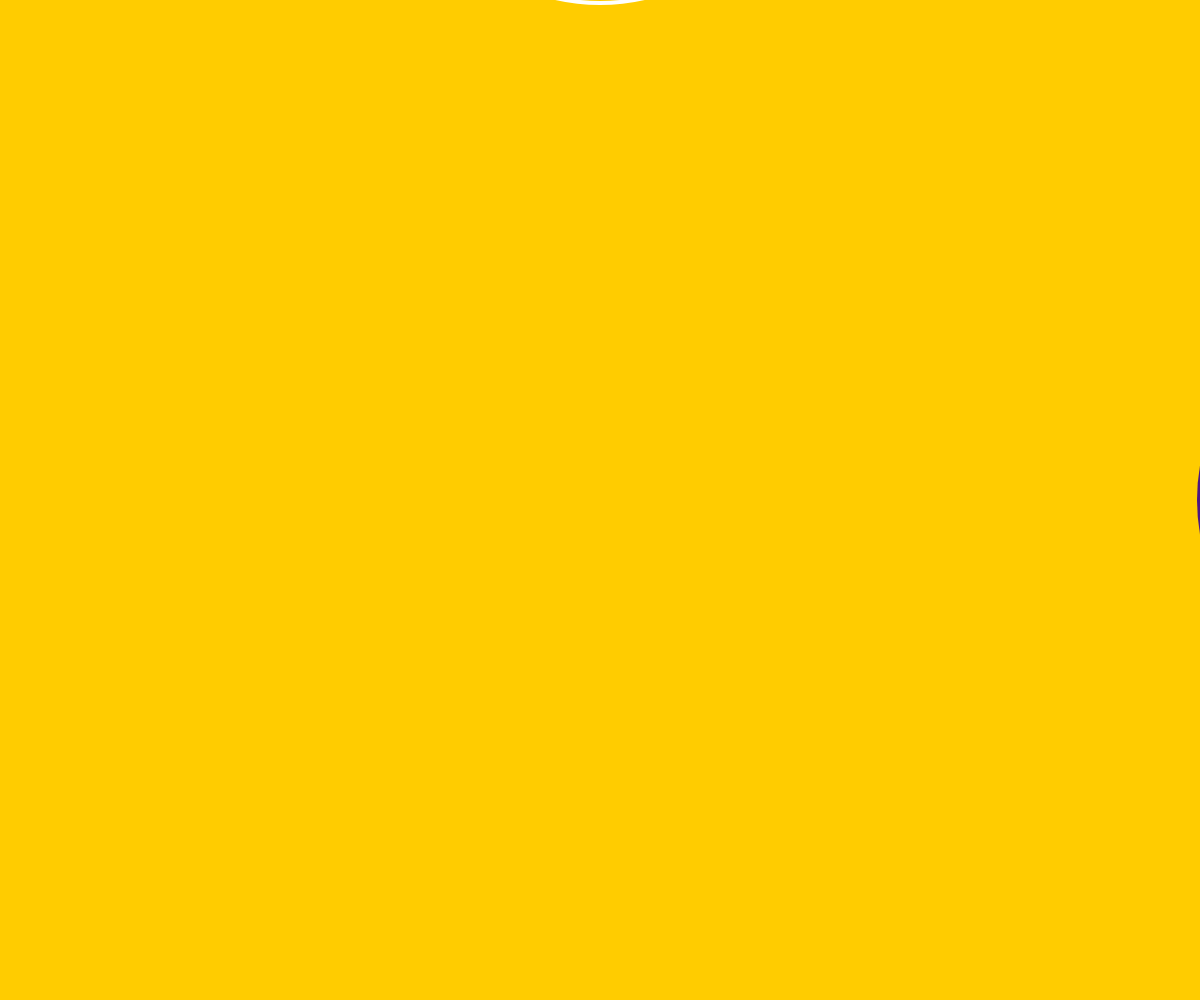
Frame 1 (no input)
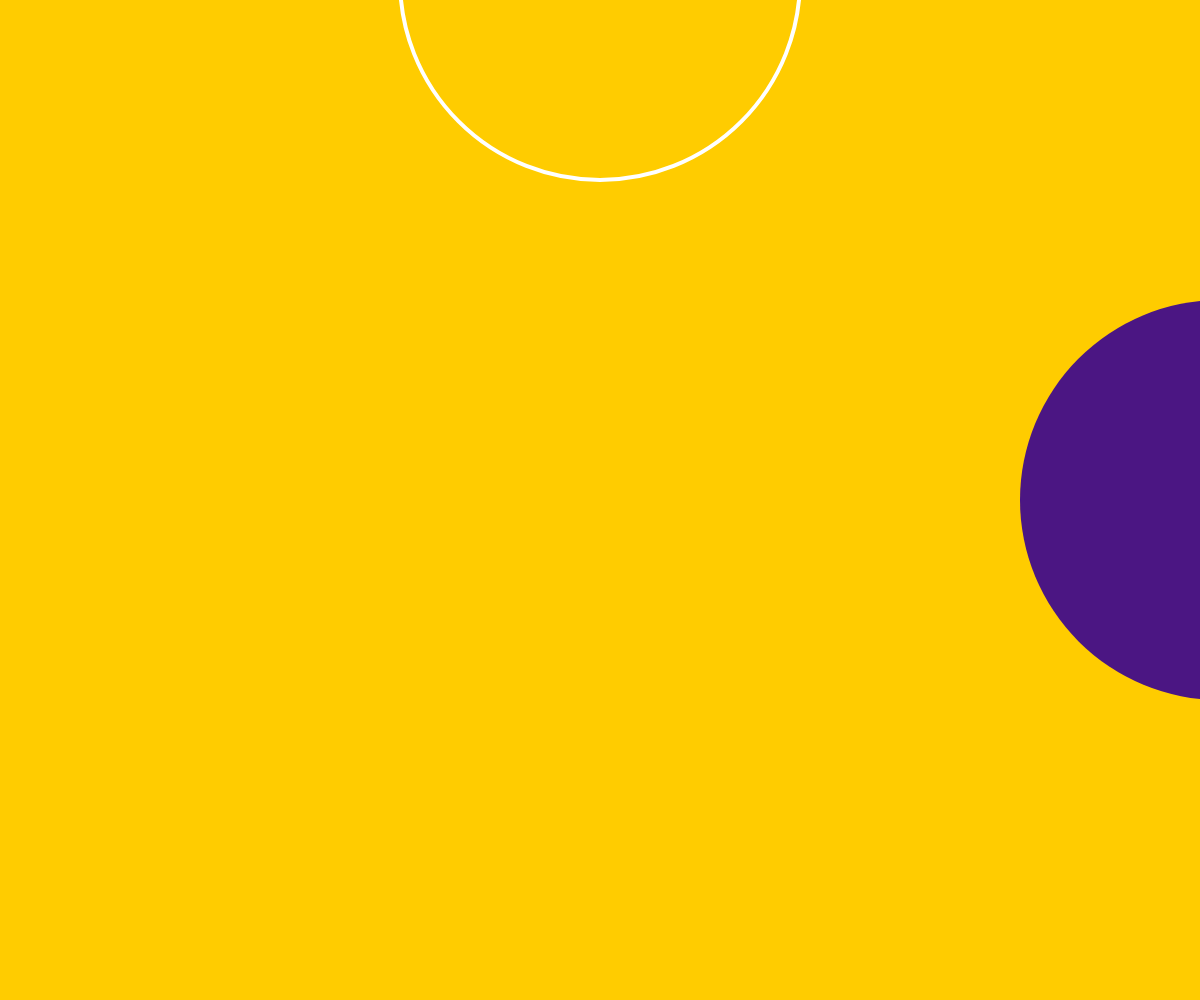
Frame 60 (no input)
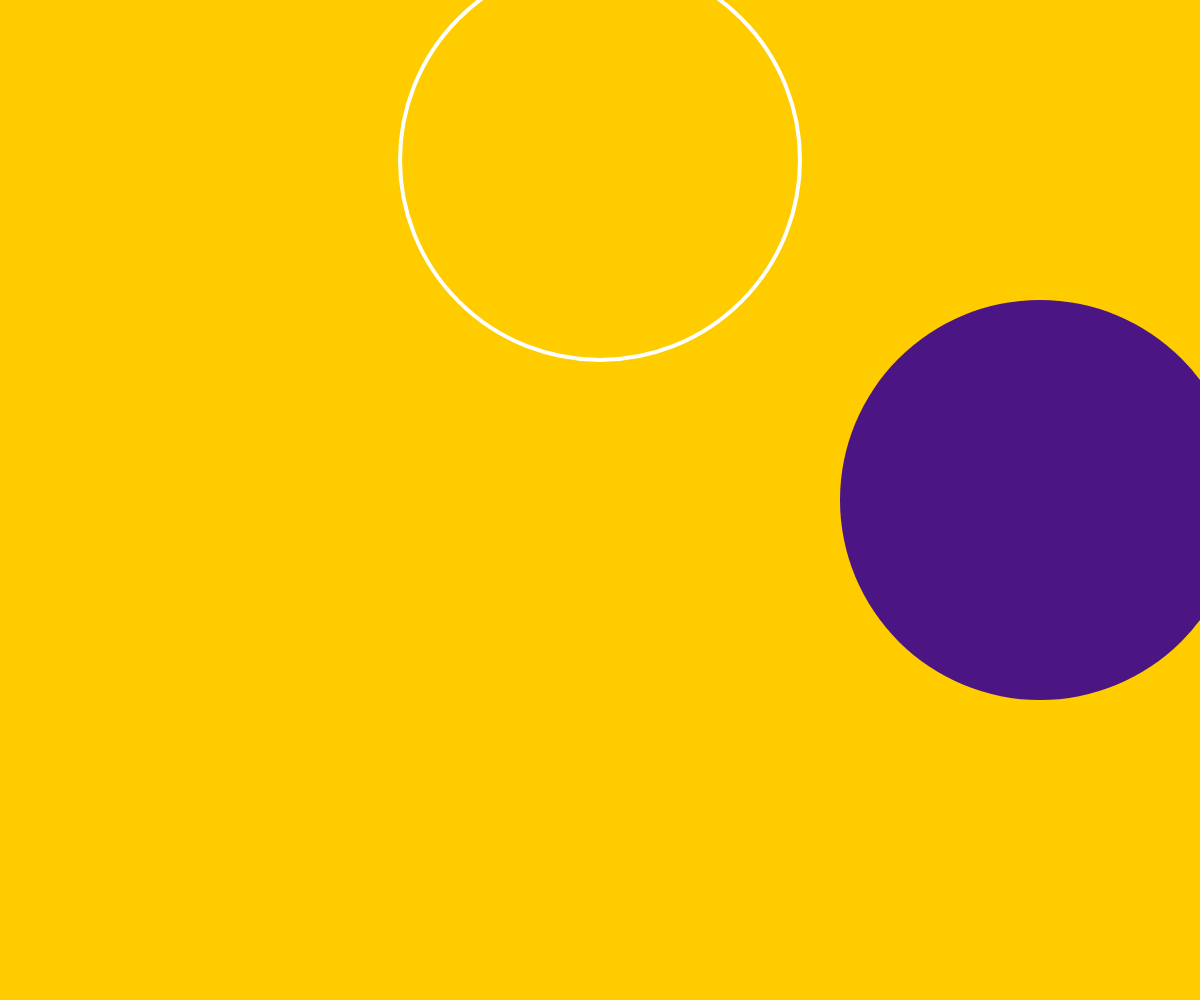
Frame 120 (the mouse pressed at the canvas centre since frame 60)

The p5.js sketch that drew these frames (run headless with seeded random() and noise() and a simulated clock; from frame 60 on, the mouse is pressed at the canvas centre):

// p5.js sketch
// ── sketch.js
////////////////////////////////////////////////////////////
//
//  Lesson 03 - Image Buffer
//
////////////////////////////////////////////////////////////

const size = 400;
const speed = 3;
let position1, position2;
let falling = true;

// This function runs once when the sketch starts up
function setup() {
  createCanvas(windowWidth, windowHeight);
  background(255, 204, 0);
  fill(75, 22, 131);
  rectMode(RADIUS);
  strokeWeight(0);
  position1 = [windowWidth + size / 2, windowHeight / 2, size, size];
  position2 = [windowWidth / 2, 0 - size / 2, size, size];
}

// This function runs continuously, forever
function draw() {
  // Clear image buffer
  clear();
  background(255, 204, 0);

  // Update position1 to move left or reset
  if (position1[0] <= -size / 2) {
    position1[0] = windowWidth + size / 2;
  } else {
    position1[0] = position1[0] - speed;
  }
  ellipse(...position1);

  // Update position2 to move up or down
  push();
  fill(0, 0, 0, 0);
  stroke(255, 255, 255);
  strokeWeight(4);
  if (falling) {
    position2[1] = position2[1] + speed;
    if (position2[1] > windowHeight + size / 2) {
      falling = false;
    }
  } else {
    position2[1] = position2[1] - speed;
    if (position2[1] < 0) {
      falling = true;
    }
  }
  ellipse(...position2);
  pop();
}

function windowResized() {
  resizeCanvas(windowWidth, windowHeight);
}
